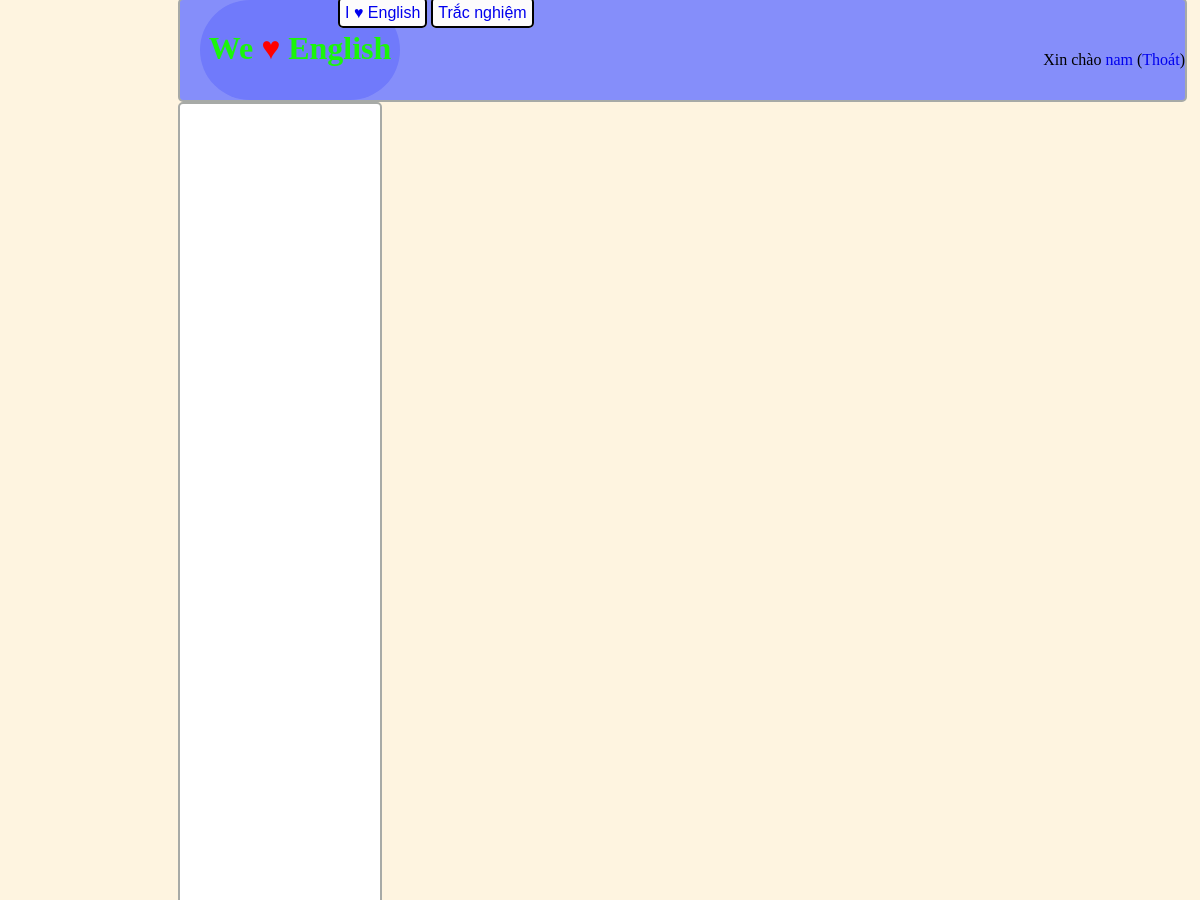
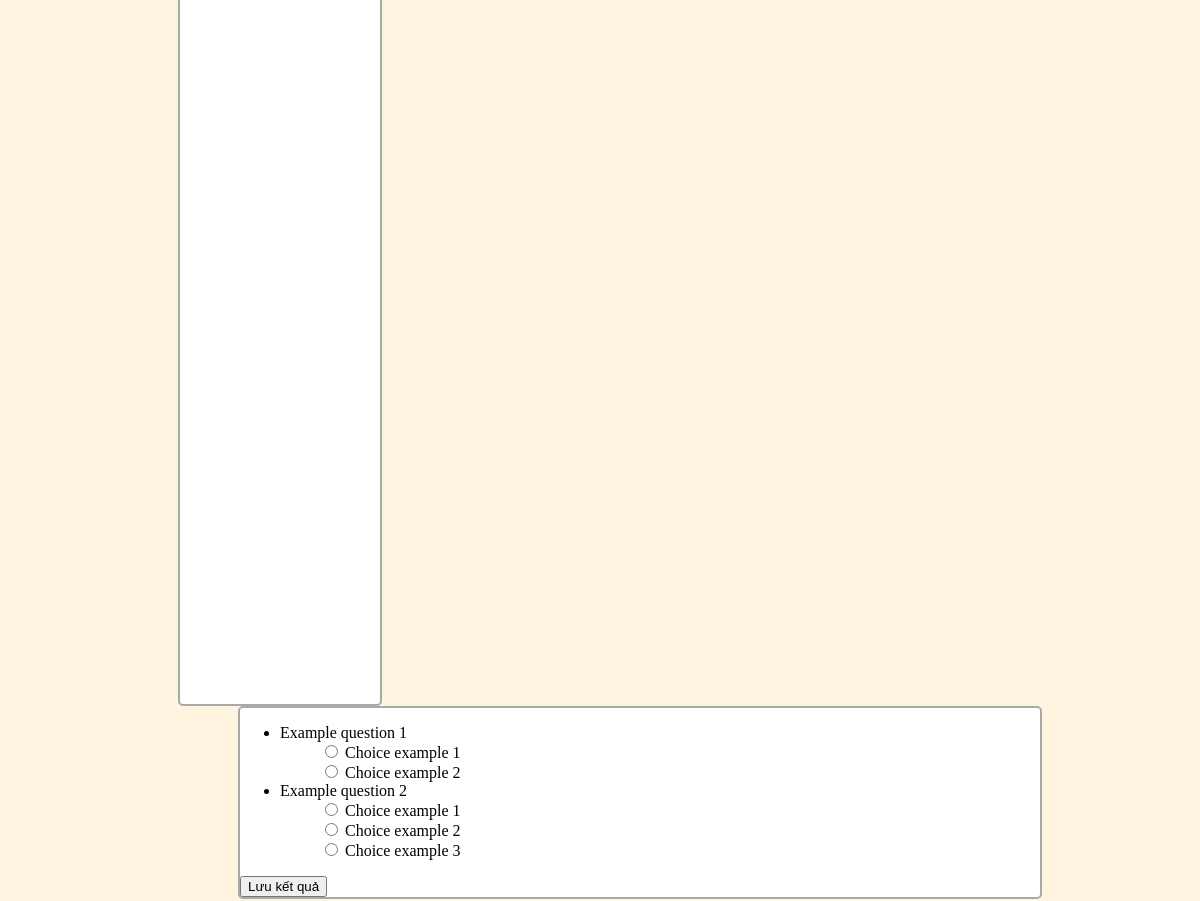
Screenshot of /tracnghiem/ (signed in) with the database file from the repository (2 pictures, top to bottom).
### tracnghiem/models.py (models this page shows, shortened)
class Question(models.Model):
    question_text = models.CharField(max_length=500)

class Choice(models.Model):
    question = models.ForeignKey(Question)
    choice_text = models.CharField(max_length=200)

### tracnghiem/views.py (the view)
class TracNghiemView(generic.ListView):
    template_name = 'tracnghiem/tracnghiem.html'
    context_object_name = 'list_of_questions'
    def get_queryset(self):
        return Question.objects.all()

### tracnghiem/templates/tracnghiem/tracnghiem.html (shortened to what this page needs)
<!DOCTYPE HTML>
<html>
<head>
    {% load staticfiles %}
    <link type="text/css" rel="stylesheet" href="{% static 'tracnghiem/CSS/home.css' %}"/>
</head>
<body background="background.jpg">
<div id="menu">
    <ul>
        <li id=menu1><a href="/">I &hearts; English</a></li>
        <li id=menu1><a href="/tracnghiem">Trắc nghiệm</a></li>
    </ul>
</div>
<div id="head">
    <div class="home"><a href="/">
        <center><h1>We <span>&hearts;</span> English</h1></center>
    </a></div>
    <div id="authentication">
        {% if user.is_authenticated %}
            <p>Xin chào <a href={% url 'accounts:detail' %}>{{ user.username }}</a> (<a href={% url 'accounts:logout' %}>Thoát</a>)</p>
        {% else %}
            <a href="{% url 'accounts:login' %}">Đăng nhập</a>
        {% endif %}
    </div>
</div>
<div class="left"></div>
<div class="right">
    {% if user.is_authenticated %}
        {% if list_of_questions %}
            <form method="post" action="{% url 'tracnghiem:post' %}">
                <ul>
                    {% for question in list_of_questions %}
                        <li>
                            {{ question.question_text }}
                            <ul>
                                {% for choice in question.choice_set.all %}
                                    <input type="radio"
                                           name="choice{{ question.id }}"
                                           id="{{ choice.id }}"
                                           value="{{ choice.id }}"/>
                                    <label for="{{ choice.id }}">{{ choice.choice_text }}</label><br/>
                                {% endfor %}
                            </ul>
                        </li>
                    {% endfor %}
                </ul>
                <input type="submit" name="submit" value="Lưu kết quả"/>
            </form>
        {% else %}
            <p>Không có gì thú vị ở đây cả</p>
        {% endif %}
    {% else %}
        <p>Bạn chưa đăng nhập</p>
    {% endif %}
</div>
</body>
</html>

### tracnghiem/static/tracnghiem/CSS/home.css (style rules this page uses)
span { color:#FF0; }
body { background-color:#fef4e0 ; }
div { border-radius: 5px; }
a { text-decoration: none; }
h1 { margin-top: 30px; font-family: Blackadder ITC Regular; color:#1bf50b; }
span { color: red; }
#head { width: 1005px; height: 100px; background-color: #858efa; display: block; margin-top: -10px; margin-left: 170px; margin-right: 157px; border: 2px solid #a7aaa7; }
#menu { position: fixed; left:46%; margin-left:-254px; margin-top: -10px; }
#menu1 { display: inline; border: 2px solid #000000; font-family: Futura, Tahoma, sans-serif; color: #ffffff; border-radius: 5px 5px; background-color: #fdfcfc; padding: 5px; }
.left { width: 200px; height: 1500px; background-color: white; float: left; margin-left: 170px; border: 2px solid #a7aaa7; }
.right { width: 800px; height: auto; background-color: white; float: right; margin-right: 150px; border: 2px solid #a7aaa7; }
.home { clear:both; width: 200px; height: 100px; border-radius: 180px; background-color: #707afb; display: inline-block; margin-top: auto; margin-left: 20px; float:left; }
#authentication { float: right; margin-top: 35px; }

### rows the page displays
Question: question_text "Example question 1"
Choice: choice_text "Choice example 1"
Choice: choice_text "Choice example 2"
Question: question_text "Example question 2"
Choice: choice_text "Choice example 1"
Choice: choice_text "Choice example 2"
Choice: choice_text "Choice example 3"

### other values shown
{{ user.username }} "nam"
